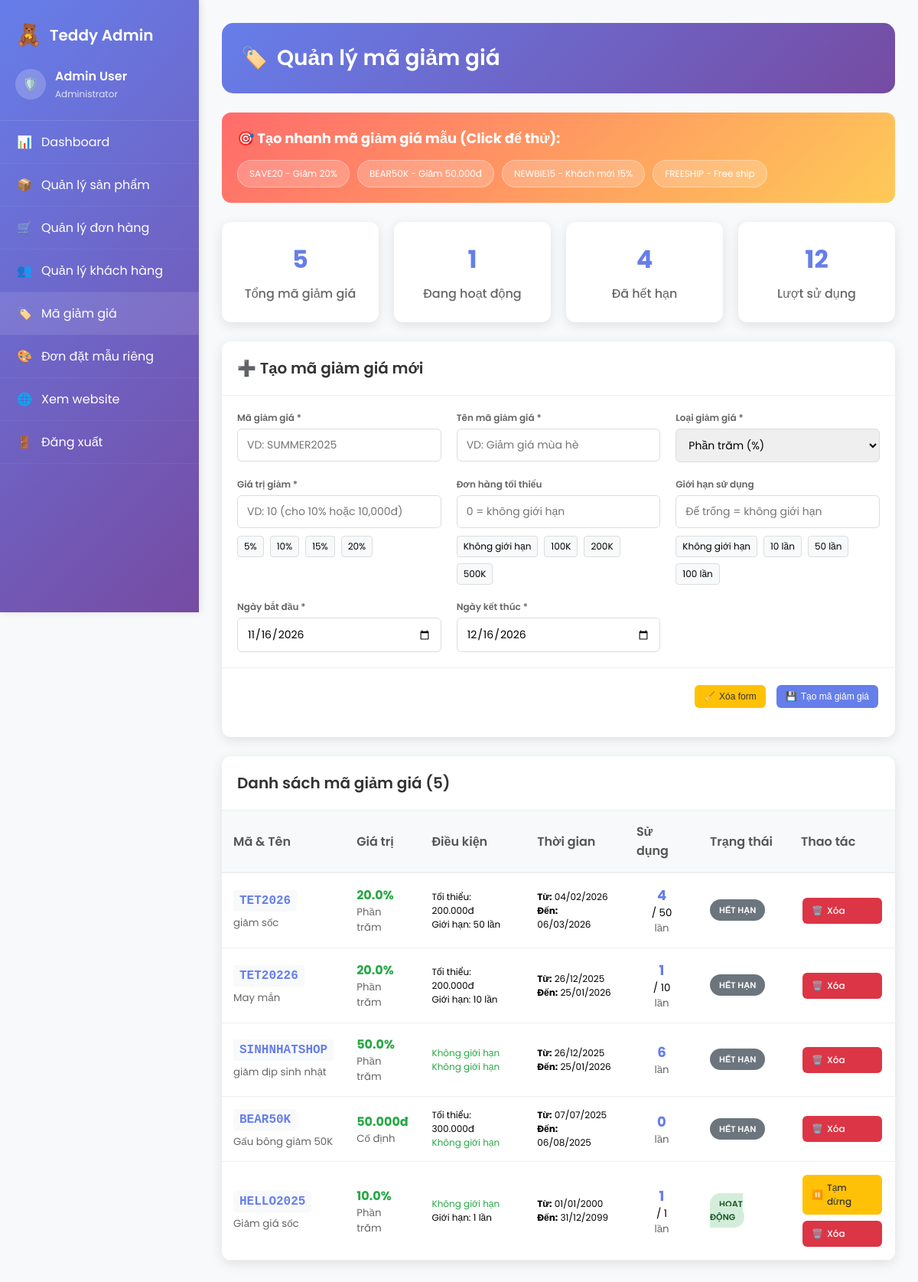
The page /admin/manage-coupons.php (signed in) on the database its author committed.
### tables this page shows
CREATE TABLE `coupons` (
  `id` int(11) NOT NULL AUTO_INCREMENT,
  `code` varchar(50) NOT NULL,
  `name` varchar(100) NOT NULL,
  `type` enum('percentage','fixed') NOT NULL,
  `value` decimal(10,2) NOT NULL,
  `minimum_amount` decimal(10,2) DEFAULT 0.00,
  `usage_limit` int(11) DEFAULT NULL,
  `usage_count` int(11) DEFAULT 0,
  `start_date` date NOT NULL,
  `end_date` date NOT NULL,
  `status` enum('active','inactive') DEFAULT 'active',
  `created_at` timestamp NOT NULL DEFAULT current_timestamp(),
  PRIMARY KEY (`id`),
  UNIQUE KEY `code` (`code`)
);

### admin/manage-coupons.php (the view, shortened to what the rows shown need)
<?php
require_once '../config/config.php';
try {
    $coupons = $db->fetchAll(
        "SELECT *,
         CASE
            WHEN end_date < CURDATE() THEN 'expired'
            WHEN start_date > CURDATE() THEN 'upcoming'
            ELSE 'current'
         END as time_status
         FROM coupons
         ORDER BY created_at DESC"
    );
} catch (Exception $e) {
    $coupons = [];
    $stats = ['total_coupons' => 0, 'active_coupons' => 0, 'expired_coupons' => 0, 'total_usage' => 0];
    $message = 'Lỗi load dữ liệu: ' . $e->getMessage();
    $message_type = 'error';
}
?>
<!DOCTYPE html>
<html lang="vi">
<head>
    <link href="https://cdnjs.cloudflare.com/ajax/libs/font-awesome/6.4.0/css/all.min.css" rel="stylesheet">
</head>
<body>
    <div class="main-content">
        <div class="page-header">
            <h1 class="page-title">
                <span>🏷️</span>
                Quản lý mã giảm giá
            </h1>
        </div>
        <div class="content-card">
            <div style="overflow-x: auto;">
                <table style="width: 100%; border-collapse: collapse;">
                    <thead>
                        <tr style="background: #f8f9fa;">
                            <th style="padding: 15px; text-align: left; font-weight: 600; color: #555; border-bottom: 2px solid #eee;">Mã & Tên</th>
                            <th style="padding: 15px; text-align: left; font-weight: 600; color: #555; border-bottom: 2px solid #eee;">Giá trị</th>
                            <th style="padding: 15px; text-align: left; font-weight: 600; color: #555; border-bottom: 2px solid #eee;">Điều kiện</th>
                            <th style="padding: 15px; text-align: left; font-weight: 600; color: #555; border-bottom: 2px solid #eee;">Thời gian</th>
                            <th style="padding: 15px; text-align: left; font-weight: 600; color: #555; border-bottom: 2px solid #eee;">Sử dụng</th>
                            <th style="padding: 15px; text-align: left; font-weight: 600; color: #555; border-bottom: 2px solid #eee;">Trạng thái</th>
                            <th style="padding: 15px; text-align: left; font-weight: 600; color: #555; border-bottom: 2px solid #eee;">Thao tác</th>
                        </tr>
                    </thead>
                    <tbody>
                        <?php if (empty($coupons)): ?>
                        <tr>
                            <td colspan="7" style="text-align: center; padding: 40px; color: #666;">
                                <span style="font-size: 48px; display: block; margin-bottom: 15px;">🏷️</span>
                                Chưa có mã giảm giá nào. Hãy tạo mã đầu tiên!
                            </td>
                        </tr>
                        <?php else: ?>
                        <?php foreach ($coupons as $coupon): ?>
                        <tr style="border-bottom: 1px solid #eee;">
                            <td style="padding: 15px; vertical-align: middle;">
                                <div style="font-family: 'Courier New', monospace; font-weight: bold; color: #667eea; background: #f8f9fa; padding: 5px 8px; border-radius: 4px; display: inline-block; margin-bottom: 5px;">
                                    <?php echo htmlspecialchars($coupon['code']); ?>
                                </div>
                                <br>
                                <small style="color: #666;"><?php echo htmlspecialchars($coupon['name']); ?></small>
                            </td>
                            <td style="padding: 15px; vertical-align: middle;">
                                <strong style="font-size: 16px; color: #28a745;">
                                    <?php if ($coupon['type'] === 'percentage'): ?>
                                        <?php echo number_format($coupon['value'], 1); ?>%
                                    <?php else: ?>
                                        <?php echo formatPrice($coupon['value']); ?>
                                    <?php endif; ?>
                                </strong>
                                <br>
                                <small style="color: #666;">
                                    <?php echo $coupon['type'] === 'percentage' ? 'Phần trăm' : 'Cố định'; ?>
                                </small>
                            </td>
                            <td style="padding: 15px; vertical-align: middle; font-size: 12px;">
                                <?php if ($coupon['minimum_amount'] > 0): ?>
                                    Tối thiểu: <?php echo formatPrice($coupon['minimum_amount']); ?><br>
                                <?php else: ?>
                                    <span style="color: #28a745;">Không giới hạn</span><br>
                                <?php endif; ?>
                                <?php if ($coupon['usage_limit']): ?>
                                    Giới hạn: <?php echo number_format($coupon['usage_limit']); ?> lần
                                <?php else: ?>
                                    <span style="color: #28a745;">Không giới hạn</span>
                                <?php endif; ?>
                            </td>
                            <td style="padding: 15px; vertical-align: middle; font-size: 12px;">
                                <strong>Từ:</strong> <?php echo date('d/m/Y', strtotime($coupon['start_date'])); ?><br>
                                <strong>Đến:</strong> <?php echo date('d/m/Y', strtotime($coupon['end_date'])); ?>
                            </td>
                            <td style="padding: 15px; vertical-align: middle; text-align: center;">
                                <strong style="color: #667eea; font-size: 18px;"><?php echo number_format($coupon['usage_count']); ?></strong>
                                <?php if ($coupon['usage_limit']): ?>
                                    <br><small>/ <?php echo number_format($coupon['usage_limit']); ?></small>
                                <?php endif; ?>
                                <br><small style="color: #666;">lần</small>
                            </td>
                            <td style="padding: 15px; vertical-align: middle;">
                                <?php
                                $status_class = $coupon['status'];
                                $status_text = $coupon['status'] === 'active' ? 'Hoạt động' : 'Vô hiệu hóa';
                                if ($coupon['time_status'] === 'expired') {
                                    $status_class = 'expired';
                                    $status_text = 'Hết hạn';
                                } elseif ($coupon['time_status'] === 'upcoming') {
                                    $status_class = 'upcoming';
                                    $status_text = 'Sắp diễn ra';
                                }
                                $badge_colors = [
                                    'active' => 'background: #d4edda; color: #155724;',
                                    'inactive' => 'background: #f8d7da; color: #721c24;',
                                    'expired' => 'background: #6c757d; color: white;',
                                    'upcoming' => 'background: #cce5ff; color: #004085;'
                                ];
                                ?>
                                <span style="padding: 6px 12px; border-radius: 20px; font-size: 11px; font-weight: 600; text-transform: uppercase; <?php echo $badge_colors[$status_class]; ?>">
                                    <?php echo $status_text; ?>
                                </span>
                            </td>
                            <td style="padding: 15px; vertical-align: middle;">
                                <div style="display: flex; flex-direction: column; gap: 4px;">
                                    <?php if ($coupon['time_status'] !== 'expired'): ?>
                                    <a href="?action=toggle_status&id=<?php echo $coupon['id']; ?>"
                                       class="btn <?php echo $coupon['status'] === 'active' ? 'btn-warning' : 'btn-success'; ?>"
                                       onclick="return confirm('<?php echo $coupon['status'] === 'active' ? 'Vô hiệu hóa' : 'Kích hoạt'; ?> mã này?')">
                                        <span><?php echo $coupon['status'] === 'active' ? '⏸️' : '▶️'; ?></span>
                                        <?php echo $coupon['status'] === 'active' ? 'Tạm dừng' : 'Kích hoạt'; ?>
                                    </a>
                                    <?php endif; ?>
                                    <a href="?action=delete&id=<?php echo $coupon['id']; ?>"
                                       class="btn btn-danger"
                                       onclick="return confirm('Xóa vĩnh viễn mã giảm giá này?')">
                                        <span>🗑️</span> Xóa
                                    </a>
                                </div>
                            </td>
                        </tr>
                        <?php endforeach; ?>
                        <?php endif; ?>
                    </tbody>
                </table>
            </div>
        </div>
    </div>
</body>
</html>

### rows shown on the page
coupons: code "TET2026", name "giảm sốc", value "20.0", type "Phần trăm", minimum_amount "200.000đ", usage_limit "50", start_date "04/02/2026", end_date "06/03/2026", usage_count "4", status_text "HẾT HẠN"
coupons: code "TET20226", name "May mắn", value "20.0", type "Phần trăm", minimum_amount "200.000đ", usage_limit "10", start_date "26/12/2025", end_date "25/01/2026", usage_count "1", status_text "HẾT HẠN"
coupons: code "SINHNHATSHOP", name "giảm dịp sinh nhật", value "50.0", type "Phần trăm", minimum_amount "Không giới hạn", start_date "26/12/2025", end_date "25/01/2026", usage_count "6", status_text "HẾT HẠN"
coupons: code "BEAR50K", name "Gấu bông giảm 50K", value "50.000đ", type "Cố định", minimum_amount "300.000đ", shows "Không giới hạn", start_date "07/07/2025", end_date "06/08/2025", usage_count "0", status_text "HẾT HẠN"
coupons: code "HELLO2025", name "Giảm giá sốc", value "10.0", type "Phần trăm", minimum_amount "Không giới hạn", usage_limit "1", start_date "01/01/2000", end_date "31/12/2099", usage_count "1", status "HOẠT ĐỘNG", shows "Tạm dừng"

### other values the page prints
$admin_name "Admin User"
$stats['total_coupons'] "5"
$stats['active_coupons'] "1"
$stats['expired_coupons'] "4"
$stats['total_usage'] "12"
count($coupons) "5"
